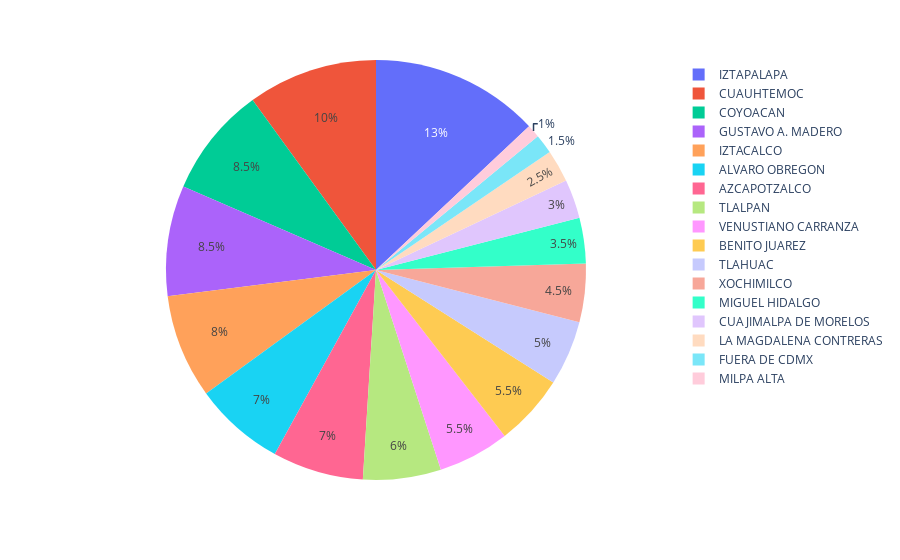

The notebook cell saved with this chart:
### Code cell
import pandas as pd
import plotly_express as px
df=pd.read_csv("carpetas_2022.csv")
df=df.head(200)
px.pie(df,names="alcaldia_hechos")

### Figure 1 — Plotly figure (JSON) as saved in the notebook; plotly's stock layout.template omitted (floating-point values rounded to 4 significant figures; data arrays with more than 128 entries replaced by an {"elided": "..."} marker saying what was removed)
{"data": [{"domain": {"x": [0, 1], "y": [0, 1]}, "hovertemplate": "alcaldia_hechos=%{label}<extra></extra>", "labels": {"elided": "200 str values"}, "legendgroup": "", "name": "", "showlegend": true, "type": "pie"}], "layout": {"legend": {"tracegroupgap": 0}, "margin": {"t": 60}}}
